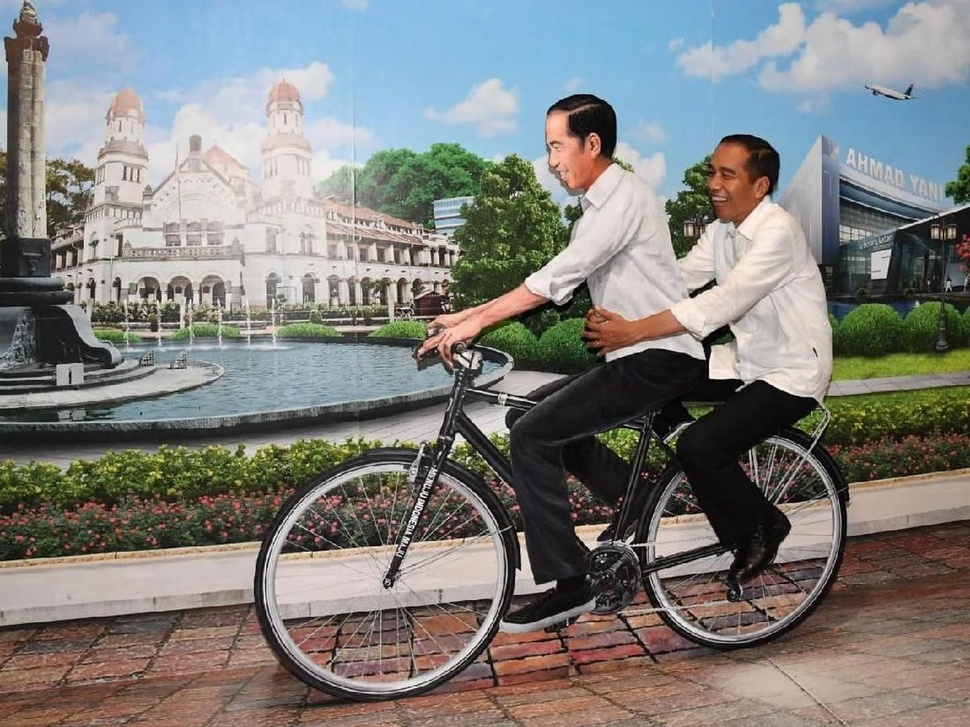
#> input picture gambarjokowi.jpeg, 970 x 727 px, shrunk from 1200 x 900 before the run
$ jupyter execute Tugas1ImageProcessing.ipynb
#> lines starting #> are read from the running program, lines starting #| are printed output that depends on the picture
[cell 1]
import cv2
import numpy as np
from google.colab.patches import cv2_imshow

[cell 2]
img = cv2.imread('gambarjokowi.jpeg', 0)
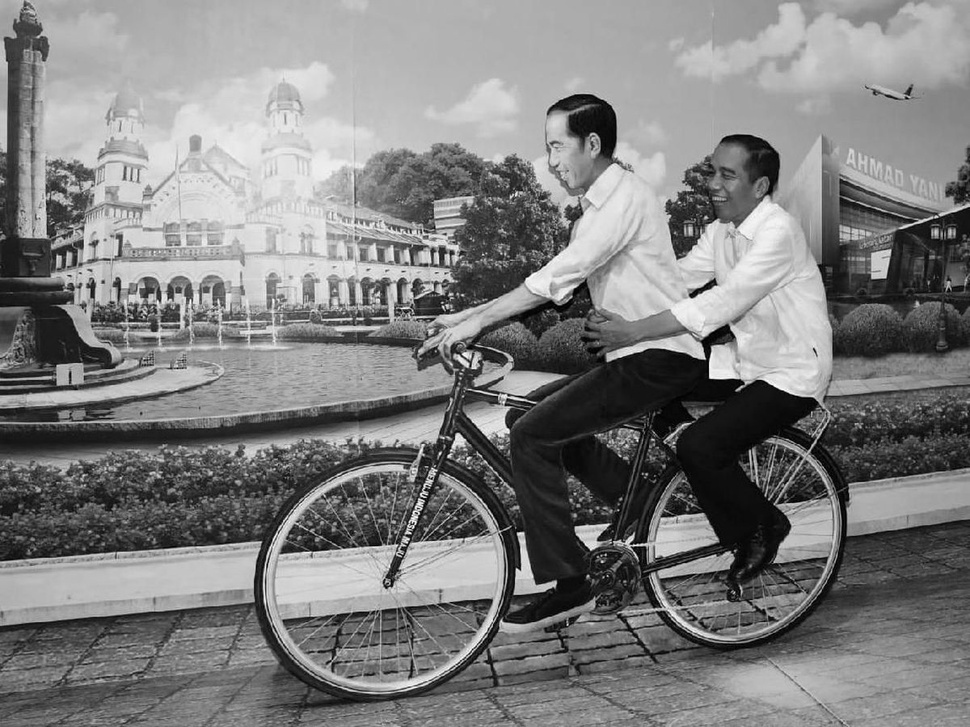
#> img: shape (727, 970); min 0, max 255, mean 126.3

[cell 3]
# Perkalian dengan skalar
# -----------------------------
c = 1.5
hasil_kali = img * c
hasil_kali = np.clip(hasil_kali, 0, 255).astype(np.uint8)
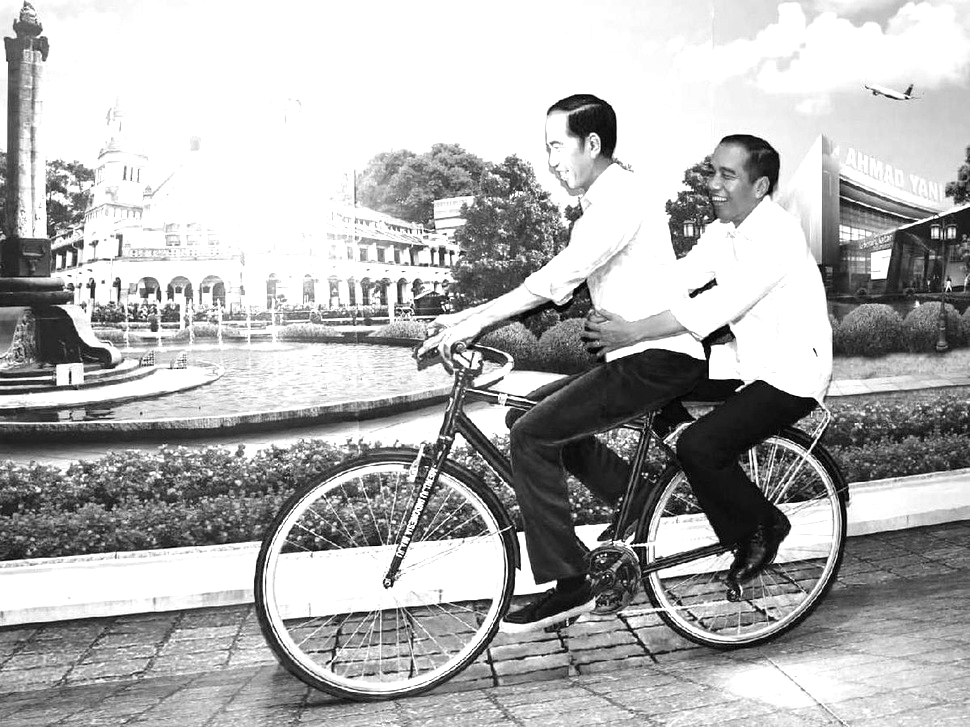
#> hasil_kali: shape (727, 970); min 0, max 255, mean 176.9

[cell 4]
# Pembagian dengan skalar
# -----------------------------
c = 2
hasil_bagi = img / c
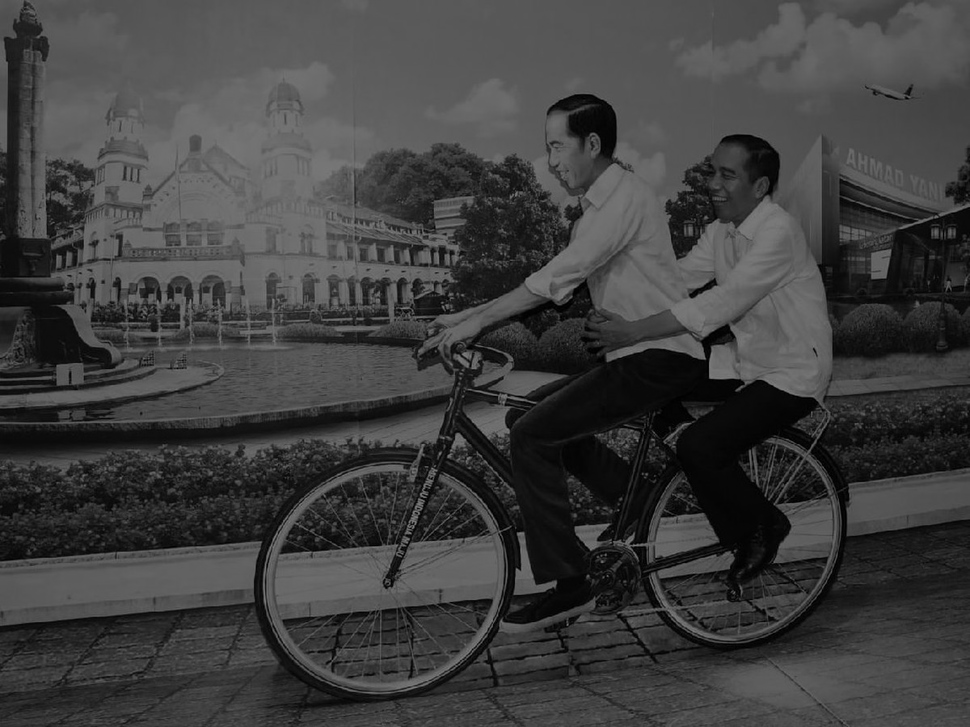
#> hasil_bagi: shape (727, 970) float64; min 0, max 127.5, mean 63.2
hasil_bagi = np.clip(hasil_bagi, 0, 255).astype(np.uint8)

[cell 5]
# Menampilkan hasil (Colab)
# -----------------------------
print("Citra Asli")
cv2_imshow(img)

print("Perkalian Skalar")
cv2_imshow(hasil_kali)

print("Pembagian Skalar")
cv2_imshow(hasil_bagi)

[cell 6]
import matplotlib.pyplot as plt

plt.imshow(hasil_kali, cmap='gray')
plt.title("Perkalian Skalar")
plt.axis('off')
plt.show()

[cell 7]
# Menampilkan dalam satu figure
plt.figure(figsize=(12,4))

plt.subplot(1,3,1)
plt.imshow(img, cmap='gray')
plt.title("Citra Asli")
plt.axis('off')

plt.subplot(1,3,2)
plt.imshow(hasil_kali, cmap='gray')
plt.title("Perkalian Skalar")
plt.axis('off')

plt.subplot(1,3,3)
plt.imshow(hasil_bagi, cmap='gray')
plt.title("Pembagian Skalar")
plt.axis('off')

plt.show()
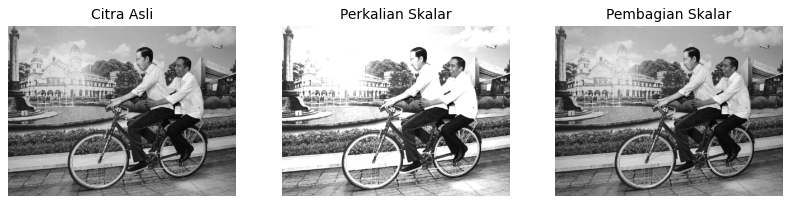
#> figure drawn by matplotlib, 3 panels

$ run again, with gambartrump.jpg copied over gambarjokowi.jpeg
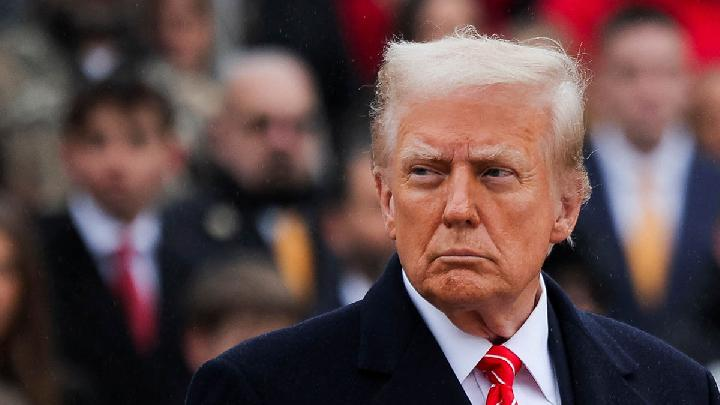
#> input picture gambartrump.jpg, 720 x 405 px
#> `hasil_bagi = img / c`:
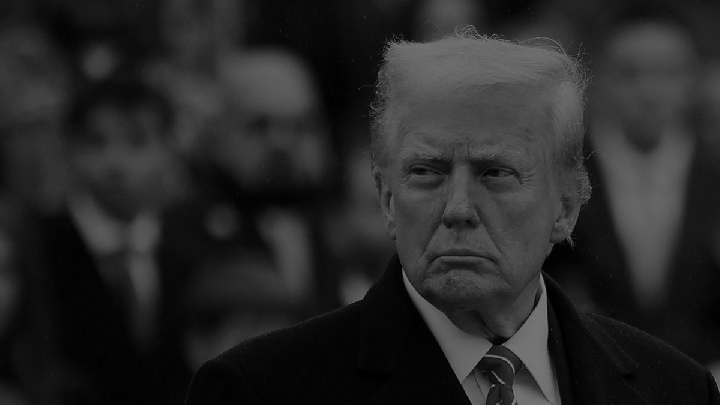
#> hasil_bagi: shape (405, 720) float64; min 0, max 127.5, mean 39
#> `plt.show()`:
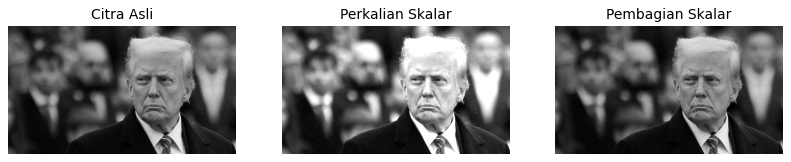
#> figure drawn by matplotlib, 3 panels
